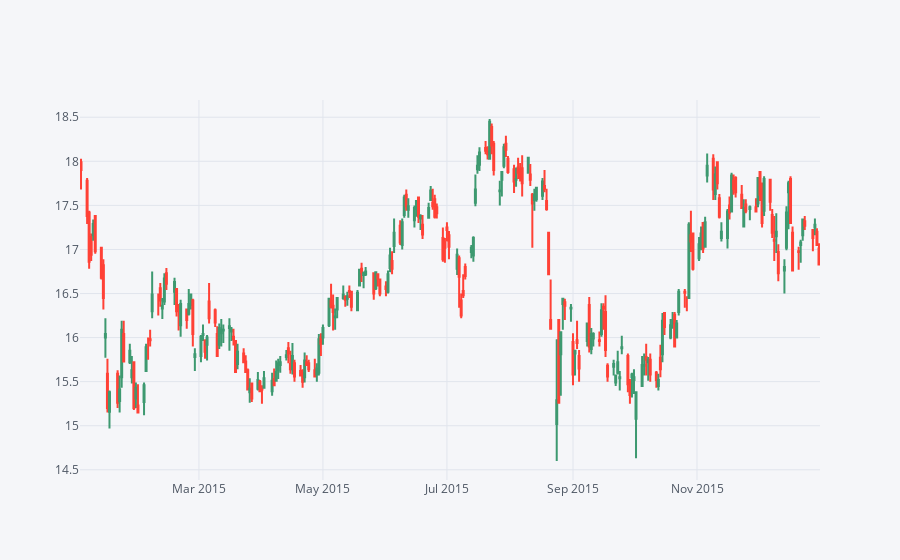

Notebook code cell kept with this figure:
### Markdown cell above
** Use .iplot(kind='candle) to create a candle plot of Bank of America's stock from Jan 1st 2015 to Jan 1st 2016.**

### Code cell
bank_stocks['BAC'].iloc[lambda idx: idx.index.year == 2015].iplot(kind='candle')

### Figure 1 — Plotly figure (JSON) as saved in the notebook; plotly's stock layout.template omitted (floating-point values rounded to 4 significant figures; data arrays with more than 128 entries replaced by an {"elided": "..."} marker saying what was removed)
{"data": [{"close": {"elided": "252 float values"}, "high": {"elided": "252 float values"}, "low": {"elided": "252 float values"}, "open": {"elided": "252 float values"}, "showlegend": false, "type": "candlestick", "x": {"elided": "252 str values"}, "yaxis": "y2"}], "layout": {"legend": {"bgcolor": "#F5F6F9", "font": {"color": "#4D5663"}}, "paper_bgcolor": "#F5F6F9", "plot_bgcolor": "#F5F6F9", "title": {"font": {"color": "#4D5663"}}, "xaxis": {"gridcolor": "#E1E5ED", "rangeslider": {"visible": false}, "showgrid": true, "tickfont": {"color": "#4D5663"}, "title": {"font": {"color": "#4D5663"}, "text": ""}, "zerolinecolor": "#E1E5ED"}, "yaxis": {"gridcolor": "#E1E5ED", "showgrid": true, "showticklabels": false, "tickfont": {"color": "#4D5663"}, "title": {"font": {"color": "#4D5663"}, "text": ""}, "zerolinecolor": "#E1E5ED"}, "yaxis2": {"gridcolor": "#E1E5ED", "showgrid": true, "tickfont": {"color": "#4D5663"}, "title": {"font": {"color": "#4D5663"}, "text": ""}, "zerolinecolor": "#E1E5ED"}}}
